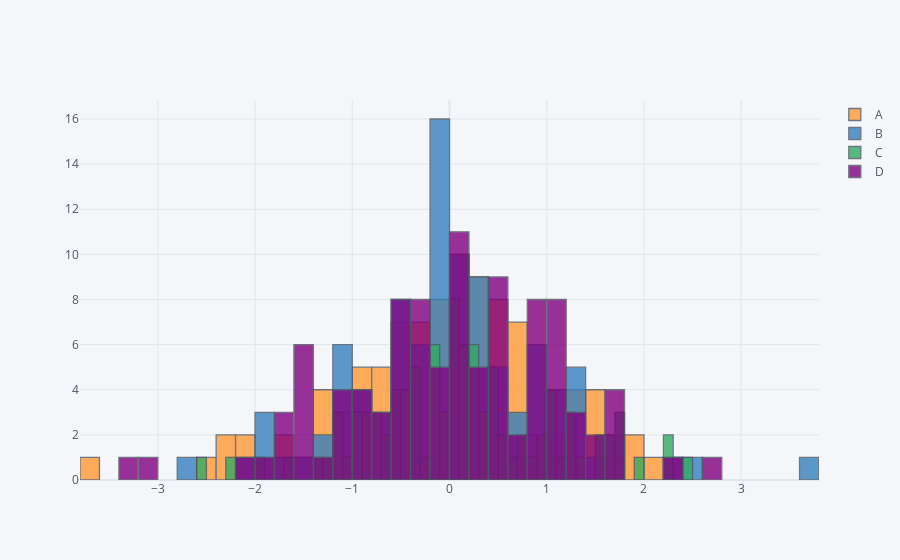

Here is the notebook cell this chart was saved with:
### Code cell
df.iplot(kind='hist', bins=50)
